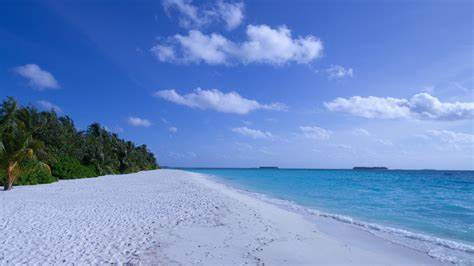
#> input picture Test/test.jpg, 474 x 266 px
$ python imshow_test.py
#> lines starting #> are read from the running program, lines starting #| are printed output that depends on the picture
#!/usr/bin/env python
# -*--coding:utf-8 -*-

import cv2
import numpy as np
from matplotlib import pyplot as plt
# 读取图片
img = cv2.imread('test.jpg', 0)
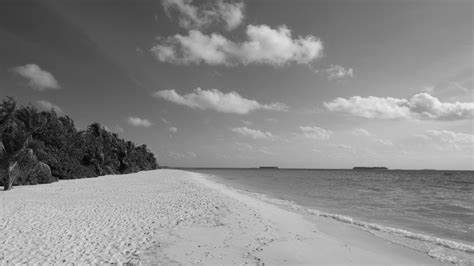
#> img: shape (266, 474); min 0, max 241, mean 136.6

plt.subplot(2,2,1)
plt.imshow(img)
plt.title('pic 1')

plt.subplot(2,2,2)
plt.imshow(img, cmap='Greens_r')
plt.title('pic 2')

plt.subplot(2,2,3)
plt.imshow(img, cmap='Blues_r')
plt.title('pic 3')
plt.xticks([])#加备注信息，可以省略
plt.yticks([])

plt.subplot(2,2,4)
plt.imshow(img, cmap='gray')
plt.title('pic 4')
plt.xticks([])
plt.yticks([])

plt.savefig('plt.png')#保存图片
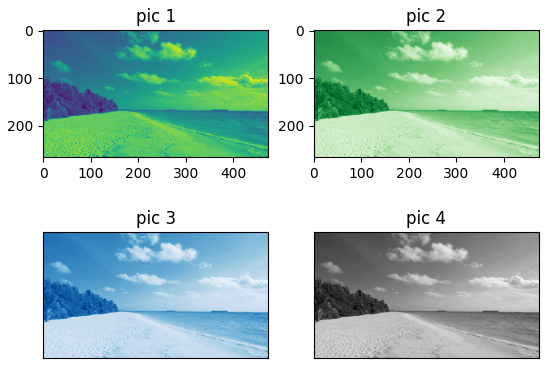
#> figure drawn by matplotlib, 4 panels
plt.show()
